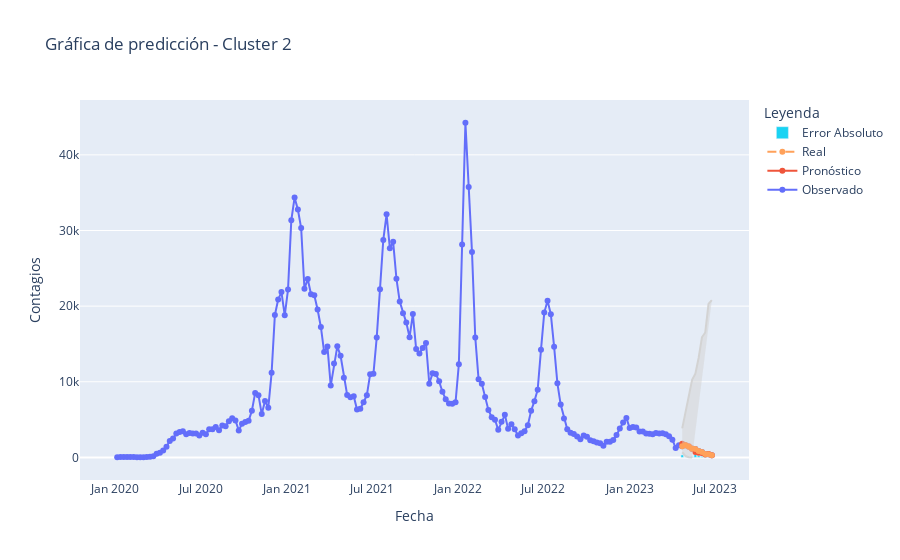

The notebook cell saved with this chart:
### Markdown cell above
-------------------------------------------------------------------------------------------------------
### Cluster 2

### Code cell
ruta_csv = 'clusterSemanal.csv'
cluster_id = 2
n_preds = 10

# (p,d,q), (P,D,Q,S)
order = (1, 2, 4)
seasonal_order = (1, 1, 1, 30)
df = cargar_datos_cluster(ruta_csv, cluster_id)
train_data, test_data, lambda_ = preparar_datos(df, n_preds)
results = ajustar_modelo_sarima(train_data, order, seasonal_order)
pred_mean, pred_ci = realizar_predicciones(results, n_preds, test_data, lambda_)
visualizar_resultados(df, pred_mean, pred_ci, test_data, cluster_id)

### Figure 1 — Plotly figure (JSON) as saved in the notebook; plotly's stock layout.template omitted (floating-point values rounded to 4 significant figures; data arrays with more than 128 entries replaced by an {"elided": "..."} marker saying what was removed)
{"data": [{"mode": "lines+markers", "name": "Observado", "type": "scatter", "x": {"elided": "182 str values"}, "y": {"elided": "182 int values"}}, {"mode": "lines+markers", "name": "Pronóstico", "type": "scatter", "x": ["2023-04-23T00:00:00", "2023-04-30T00:00:00", "2023-05-07T00:00:00", "2023-05-14T00:00:00", "2023-05-21T00:00:00", "2023-05-28T00:00:00", "2023-06-04T00:00:00", "2023-06-11T00:00:00", "2023-06-18T00:00:00", "2023-06-25T00:00:00"], "y": [1810.0, 1608.0, 1464.0, 1104.0, 728.4, 627.0, 598.2, 390.7, 439.8, 277.9]}, {"line": {"color": "lightgrey"}, "mode": "lines", "showlegend": false, "type": "scatter", "x": ["2023-04-23T00:00:00", "2023-04-30T00:00:00", "2023-05-07T00:00:00", "2023-05-14T00:00:00", "2023-05-21T00:00:00", "2023-05-28T00:00:00", "2023-06-04T00:00:00", "2023-06-11T00:00:00", "2023-06-18T00:00:00", "2023-06-25T00:00:00"], "y": [683.0, 178.0, 25.45, 0.00686, null, null, null, null, null, null]}, {"fill": "tonexty", "line": {"color": "lightgrey"}, "mode": "lines", "showlegend": false, "type": "scatter", "x": ["2023-04-23T00:00:00", "2023-04-30T00:00:00", "2023-05-07T00:00:00", "2023-05-14T00:00:00", "2023-05-21T00:00:00", "2023-05-28T00:00:00", "2023-06-04T00:00:00", "2023-06-11T00:00:00", "2023-06-18T00:00:00", "2023-06-25T00:00:00"], "y": [3833.0, 5928.0, 8484.0, 10250.0, 11080.0, 13180.0, 15880.0, 16510.0, 20300.0, 20790.0]}, {"line": {"dash": "dash"}, "mode": "lines+markers", "name": "Real", "type": "scatter", "x": ["2023-04-23T00:00:00", "2023-04-30T00:00:00", "2023-05-07T00:00:00", "2023-05-14T00:00:00", "2023-05-21T00:00:00", "2023-05-28T00:00:00", "2023-06-04T00:00:00", "2023-06-11T00:00:00", "2023-06-18T00:00:00", "2023-06-25T00:00:00"], "y": [1482, 1623, 1399, 1191, 1128, 834, 725, 441, 429, 278]}, {"name": "Error Absoluto", "type": "bar", "x": ["2023-04-23T00:00:00", "2023-04-30T00:00:00", "2023-05-07T00:00:00", "2023-05-14T00:00:00", "2023-05-21T00:00:00", "2023-05-28T00:00:00", "2023-06-04T00:00:00", "2023-06-11T00:00:00", "2023-06-18T00:00:00", "2023-06-25T00:00:00"], "y": [328.1, 15.01, 64.78, 87.08, 399.6, 207.0, 126.8, 50.34, 10.79, 0.07883]}], "layout": {"legend": {"title": {"text": "Leyenda"}}, "title": {"text": "Gráfica de predicción - Cluster 2"}, "xaxis": {"title": {"text": "Fecha"}}, "yaxis": {"title": {"text": "Contagios"}}}}
